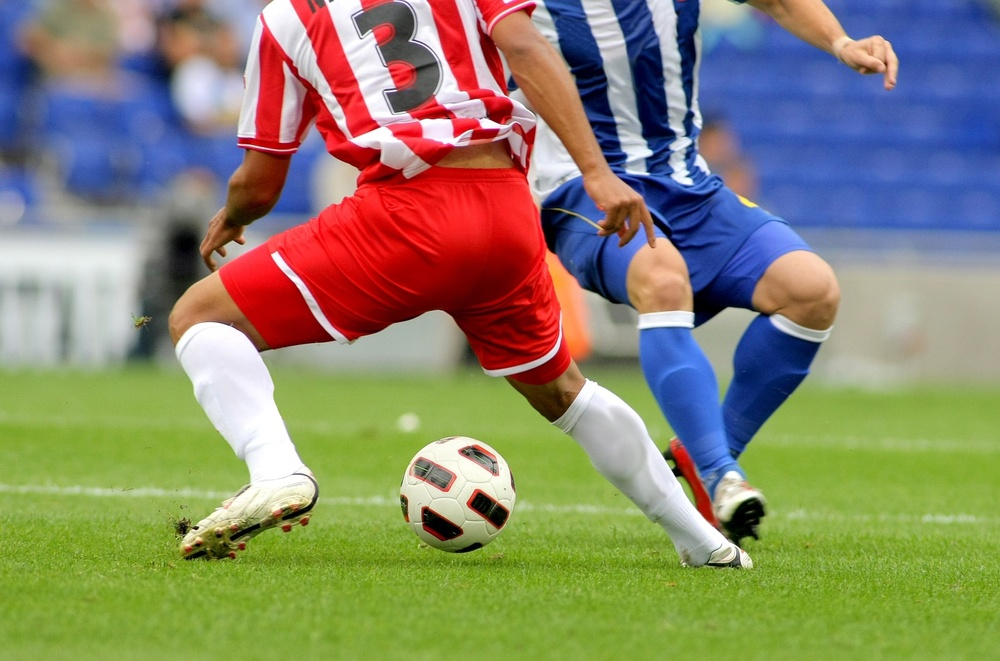
#> input picture 03_ImageProcessing/soccer.jpg, 1000 x 661 px, shrunk from 1434 x 948 before the run
$ jupyter execute 3-2.ipynb
#> lines starting #> are read from the running program, lines starting #| are printed output that depends on the picture
[cell 1]
import cv2 as cv
import sys
import matplotlib.pyplot as plt

img = cv.imread('soccer.jpg')
#> img is the input picture: shape (661, 1000, 3); mean B, G, R 107.3, 133.3, 136.8

if img is None:
    print('Image load failed')
    sys.exit()

h1 = cv.calcHist([img], [2], None, [256], [0, 256])  # (image, channel, mask, histSize, ranges)
#> h1 = 256 values, max 9233 at index 255, min 583 at index 15, mean 2582
plt.plot(h1, color='r')
plt.title('Red Channel Histogram')
plt.xlabel('Pixel Value')
plt.ylabel('Frequency')
plt.show()
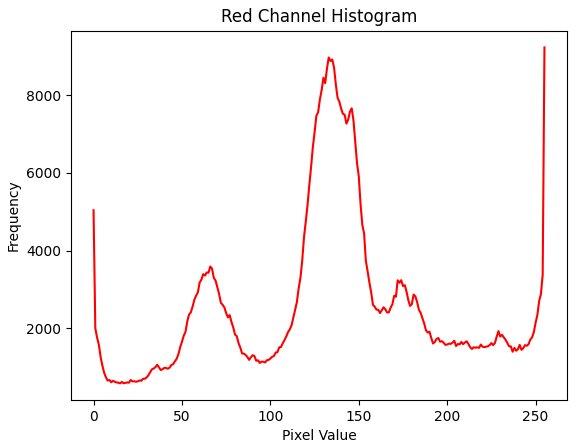
#> figure drawn by matplotlib, 1 panel; curve peaks at x = 255, y = 9233

[cell 2]
h2 = cv.calcHist([img], [1], None, [256], [0, 256])  # (image, channel, mask, histSize, ranges)
#> h2 = 256 values, max 12728 at index 0, min 712 at index 244, mean 2582
plt.plot(h2, color='g')
plt.title('Green Channel Histogram')
plt.xlabel('Pixel Value')
plt.ylabel('Frequency')
plt.show()
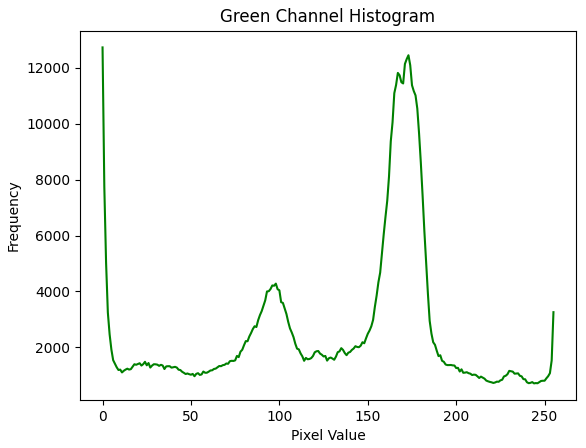
#> figure drawn by matplotlib, 1 panel; curve peaks at x = 0, y = 12728

[cell 3]
h3 = cv.calcHist([img], [0], None, [256], [0, 256])  # (image, channel, mask, histSize, ranges)
#> h3 = 256 values, max 14059 at index 0, min 834 at index 226, mean 2582
plt.plot(h3, color='b')
plt.title('Green Channel Histogram')
plt.xlabel('Pixel Value')
plt.ylabel('Frequency')
plt.show()
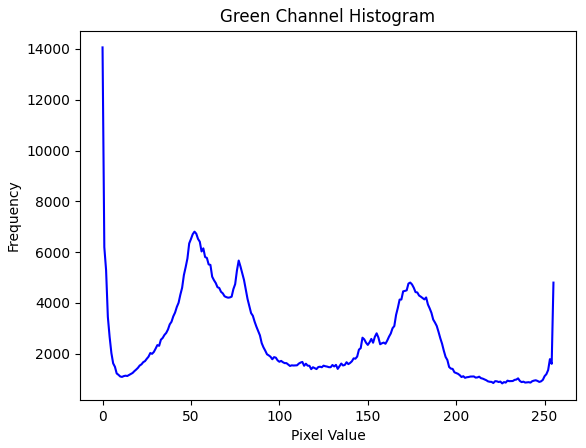
#> figure drawn by matplotlib, 1 panel; curve peaks at x = 0, y = 14059

[cell 4]
hsv = cv.cvtColor(img, cv.COLOR_BGR2HSV)
#> hsv: shape (661, 1000, 3); mean H, S, V 63.8, 134.4, 171.2
h4 = cv.calcHist([hsv], [0], None, [180], [0, 180])  # (image, channel, mask, histSize, ranges) Hue 범위는 0~180도!
#> h4 = 180 values, max 114343 at index 40, min 10 at index 81, mean 3672.2
plt.plot(h4, color='m')
plt.title('Hue Channel Histogram')
plt.xlabel('Pixel Value')
plt.ylabel('Frequency')
plt.show()
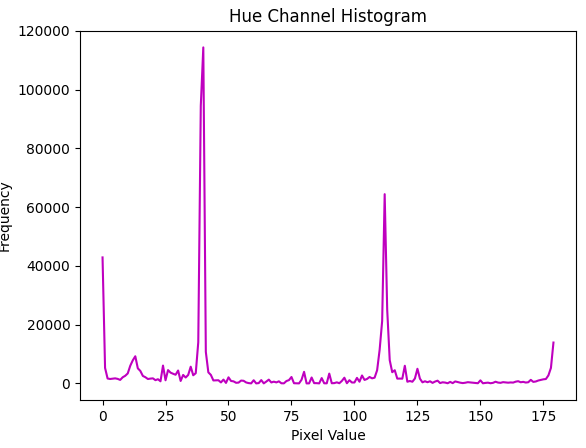
#> figure drawn by matplotlib, 1 panel; curve peaks at x = 40, y = 114343

[cell 5]
lab = cv.cvtColor(img, cv.COLOR_BGR2Lab)
#> lab: shape (661, 1000, 3); mean of channels 0, 1, 2 145.6, 128.5, 143.7
h5 = cv.calcHist([lab], [1], None, [256], [0, 256])  # (image, channel, mask, histSize, ranges)
#> h5 = 256 values, max 37295 at index 98, min 0 at index 0, mean 2582
plt.plot(h5, color='c')
plt.title('L Channel Histogram')
plt.xlabel('Pixel Value')
plt.ylabel('Frequency')
plt.show()
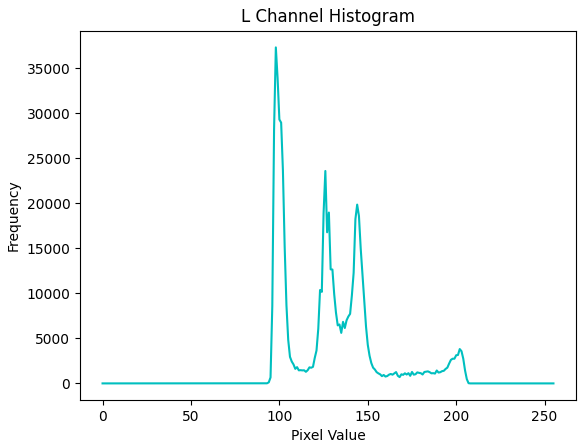
#> figure drawn by matplotlib, 1 panel; curve peaks at x = 98, y = 37295

$ run again, with 03_ImageProcessing/mistyroad.jpg copied over 03_ImageProcessing/soccer.jpg
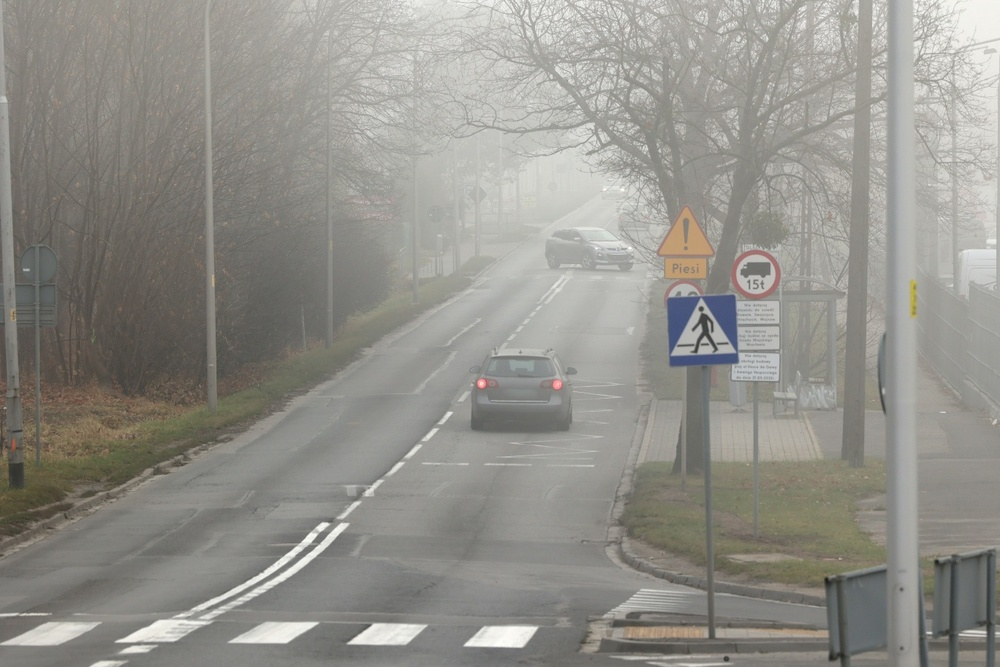
#> input picture 03_ImageProcessing/mistyroad.jpg, 1000 x 667 px, shrunk from 1368 x 912 before the run
#> img is the input picture: shape (667, 1000, 3); mean B, G, R 138.7, 145, 146.5
#> h1 = 256 values, max 9430 at index 150, min 0 at index 0, mean 2605.5
#> h2 = 256 values, max 9045 at index 139, min 0 at index 0, mean 2605.5
#> h3 = 256 values, max 9157 at index 134, min 0 at index 0, mean 2605.5
#> hsv: shape (667, 1000, 3); mean H, S, V 29.1, 16.7, 147.2
#> h4 = 180 values, max 109019 at index 25, min 0 at index 41, mean 3705.6
#> `plt.show()`:
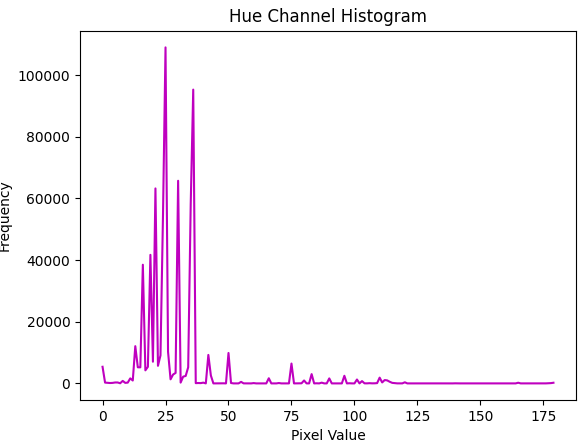
#> figure drawn by matplotlib, 1 panel; curve peaks at x = 25, y = 109019
#> lab: shape (667, 1000, 3); mean of channels 0, 1, 2 152.8, 127.5, 131.6
#> h5 = 256 values, max 280570 at index 127, min 0 at index 0, mean 2605.5
#> `plt.show()`:
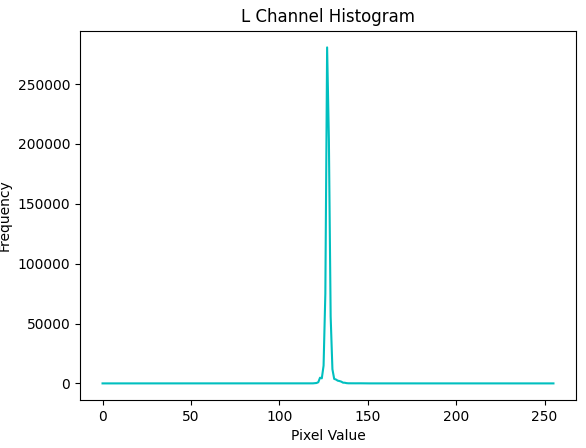
#> figure drawn by matplotlib, 1 panel; curve peaks at x = 127, y = 280570

$ run again, with 03_ImageProcessing/rose.png saved as 03_ImageProcessing/soccer.jpg
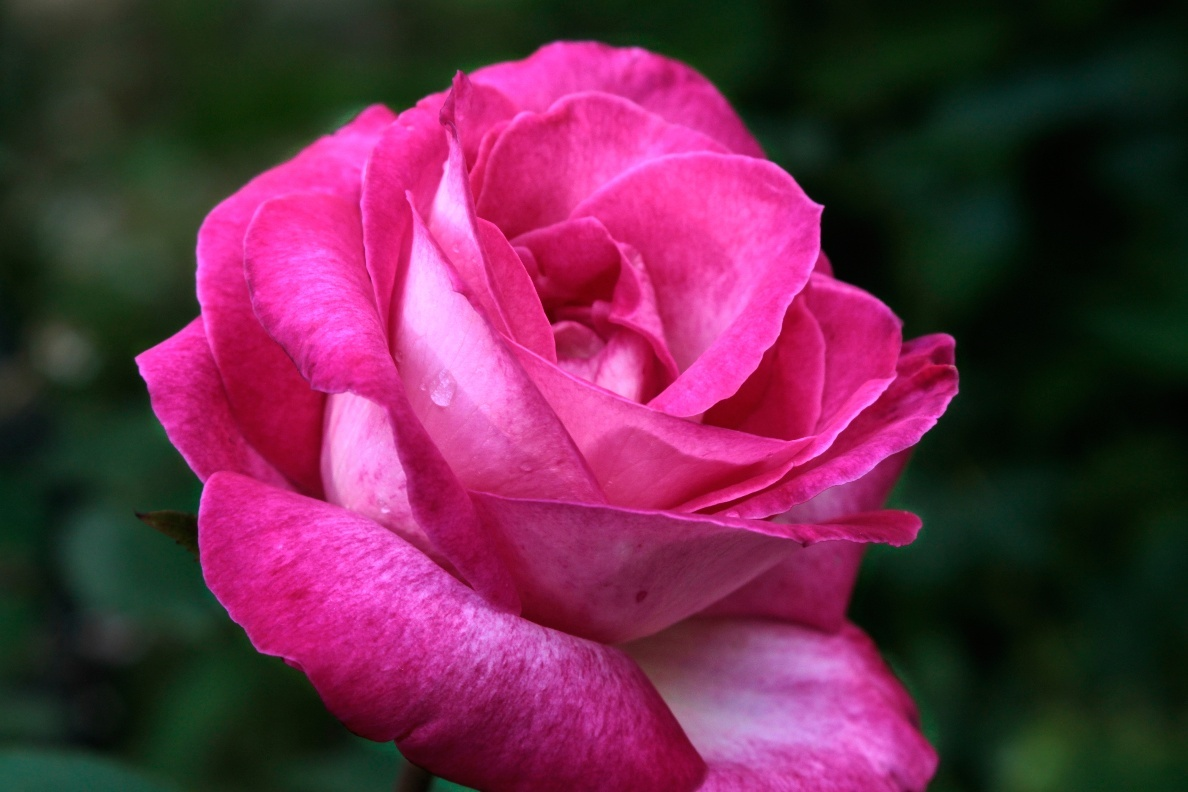
#> input picture 03_ImageProcessing/rose.png, 1188 x 792 px
#> img is the input picture: shape (792, 1188, 3); mean B, G, R 74.2, 43.7, 103.7
#> h1 = 256 values, max 34632 at index 255, min 385 at index 74, mean 3675.4
#> h2 = 256 values, max 16911 at index 27, min 0 at index 208, mean 3675.4
#> h3 = 256 values, max 26624 at index 4, min 492 at index 249, mean 3675.4
#> hsv: shape (792, 1188, 3); mean H, S, V 110.1, 173.8, 113.2
#> h4 = 180 values, max 38383 at index 164, min 0 at index 31, mean 5227.2
#> `plt.show()`:
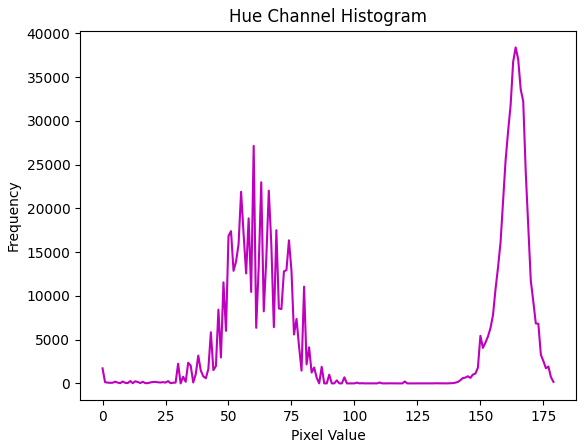
#> figure drawn by matplotlib, 1 panel; curve peaks at x = 164, y = 38383
#> lab: shape (792, 1188, 3); mean of channels 0, 1, 2 74.5, 152, 127.2
#> h5 = 256 values, max 51829 at index 122, min 0 at index 0, mean 3675.4
#> `plt.show()`:
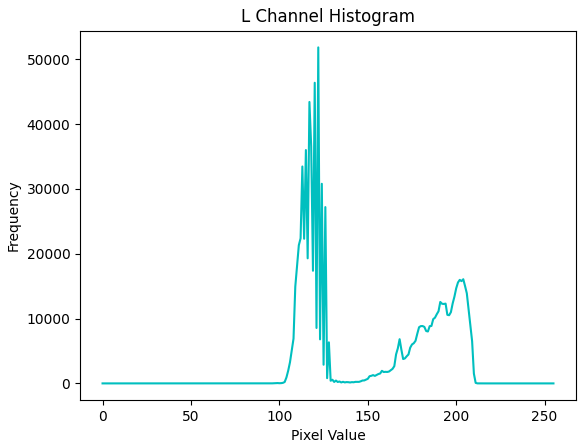
#> figure drawn by matplotlib, 1 panel; curve peaks at x = 122, y = 51829
